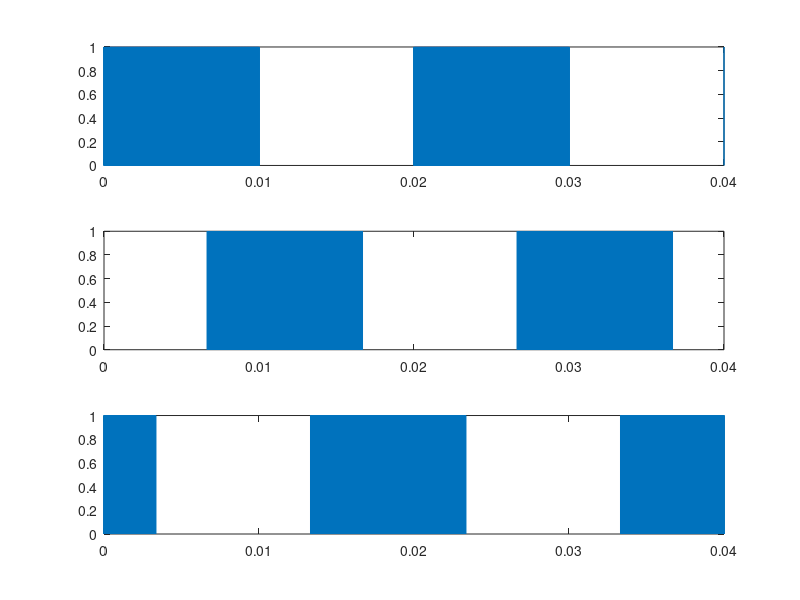
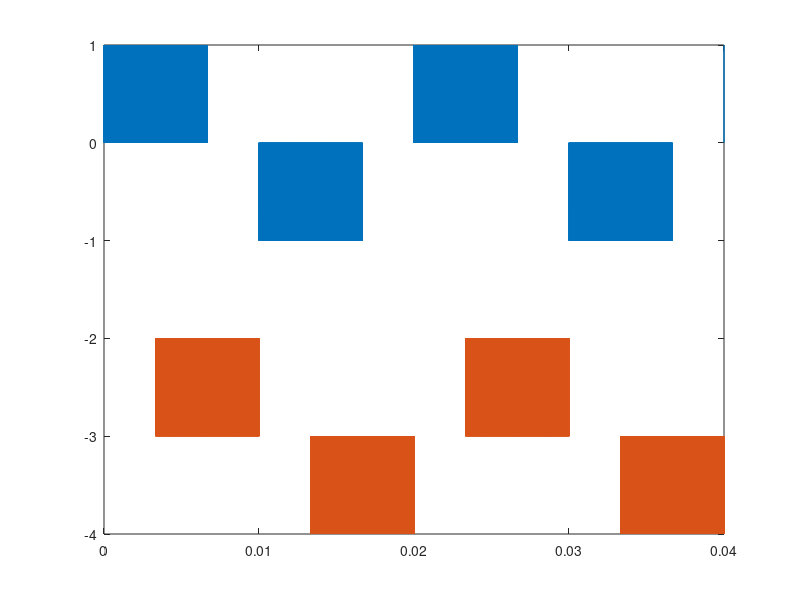
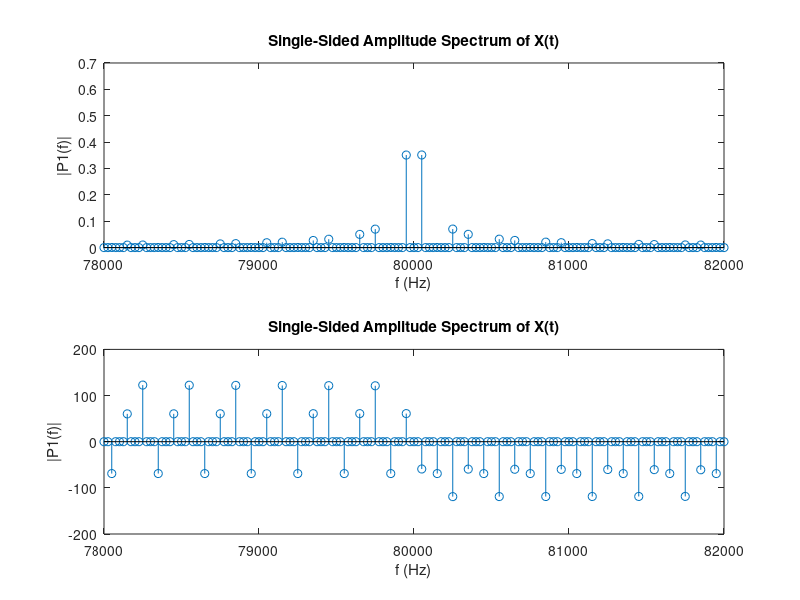
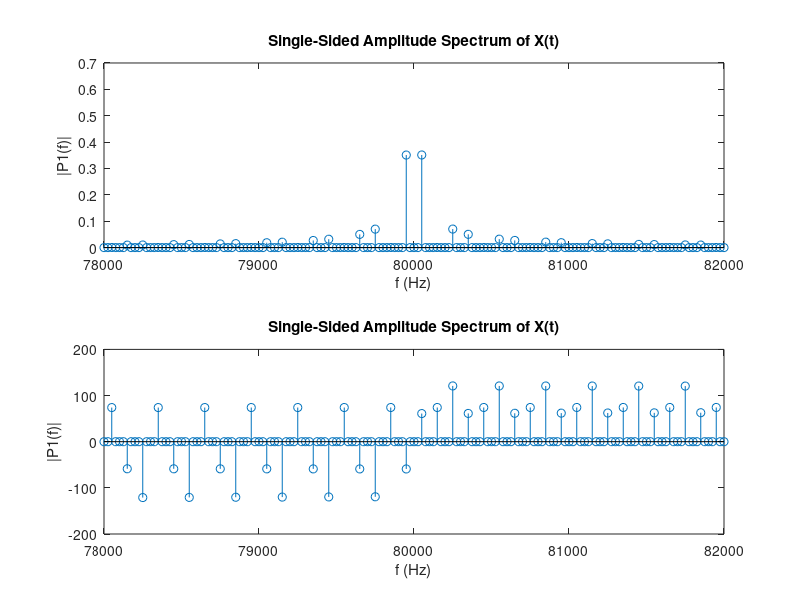

Source code (MATLAB) for these figures, in order:
% Time array
D = 0.5;
Vref=2*D-1;
fout = 50; % Hz
fsw = 80e3; % Hz
Tstep = (1/fsw)/200; % s
Ts = Tstep; % s
Tfinal =2/fout ; % s
time_array = 0:Tstep:Tfinal-Tstep;
NumberofSteps = numel(time_array);
%Generate switching signals
Vtriang = zeros(1, NumberofSteps);
for k = 1:Tfinal*fsw
   Triang_temp = triang(1/(Ts*fsw));
   Vtriang((length(Triang_temp)*(k-1)+1:k/(Tstep*fsw))) = (Triang_temp*2)-1;
end

carrierPhA=0;
carrierPhB=0;
carrierPhC=0;

carA= round(carrierPhA/(fsw*Ts)/360);
if carA==0
    carA=1;
end
carB= round(carrierPhB/(fsw*Ts)/360);
if carB==0
    carB=1;
end
carC= round(carrierPhC/(fsw*Ts)/360);
if carC==0
    carC=1;
end

VcarrierA = [ Vtriang(carA:end), zeros(1,carA-1)];
VcarrierB = [ Vtriang(carB:end), zeros(1,carB-1)];
VcarrierC = [ Vtriang(carC:end), zeros(1,carC-1)];

%% 
VencoderA=zeros([1,NumberofSteps]);
VencoderB=zeros([1,NumberofSteps]);
VencoderC=zeros([1,NumberofSteps]);

for i=1:NumberofSteps
   k=mod(i,1/fout/Ts);
   if k <(1/fout/Ts/2)
       VencoderA(i)=1;
   end
   
   k=mod(i+2/fout/Ts/3,1/fout/Ts);
   if k <(1/fout/Ts/2)
       VencoderB(i)=1;
   end
   
   k=mod(i+4/fout/Ts/3,1/fout/Ts);
   if k <(1/fout/Ts/2)
       VencoderC(i)=1;
   end
   
   
end

% 
% plot(time_array,VencoderA,'LineWidth',1)
% hold on;
% plot(time_array,VencoderB-1.5,'LineWidth',1)
% hold on;
% plot(time_array,VencoderC-3,'LineWidth',1)
% hold on;


%%
SA=zeros([1,NumberofSteps]);
SB=zeros([1,NumberofSteps]);
SC=zeros([1,NumberofSteps]);


for i=1:NumberofSteps
  if VencoderA(i)>0 && Vref>VcarrierA(i)
     SA(i)=1;
  end
  
   if VencoderB(i)>0 && Vref>VcarrierB(i)
     SB(i)=1;
   end
  
    if VencoderC(i)>0 && Vref>VcarrierC(i)
     SC(i)=1;
  end
end
%%
% plot(time_array,SA,'LineWidth',1)
% hold on;
% plot(time_array,SB-1.5,'LineWidth',1)
% hold on;
% plot(time_array,SC-3,'LineWidth',1)


%%
VAB=SA-SB;
VCA=SC-SA;
VAC=SA-SC;
figure();
subplot(3,1,1)
plot(time_array,SA,'LineWidth',1)
subplot(3,1,2)
plot(time_array,SB,'LineWidth',1);
subplot(3,1,3)
plot(time_array,SC,'LineWidth',1)
%%
figure();
plot(time_array,VAB,'LineWidth',1)

%%
hold on;
plot(time_array,VAC-3,'LineWidth',1)
%%
Fs=1/Ts;
T=Ts;
L=NumberofSteps;
Y = fft(VAB);
P2 = abs(Y/L);
P1 = P2(1:L/2+1);
P1(2:end-1) = 2*P1(2:end-1);
f = Fs*(0:(L/2))/L;
figure;
subplot(2,1,1)
stem(f,abs(P1)) 
title('Single-Sided Amplitude Spectrum of X(t)')
xlabel('f (Hz)')
ylabel('|P1(f)|')
xlim([78e3,82e3])

Fs=1/Ts;
T=Ts;
L=NumberofSteps;
Y = fft(VAB);
P2 = Y/L;
P1 = P2(1:L/2+1);
P1(2:end-1) = 2*P1(2:end-1);
f = Fs*(0:(L/2))/L;

subplot(2,1,2)
stem(f,angle(P1)*180/pi) 
title('Single-Sided Amplitude Spectrum of X(t)')
xlabel('f (Hz)')
ylabel('|P1(f)|')
xlim([78e3,82e3])
%%
Fs=1/Ts;
T=Ts;
L=NumberofSteps;
Y = fft(VCA);
P2 = abs(Y/L);
P1 = P2(1:L/2+1);
P1(2:end-1) = 2*P1(2:end-1);
f = Fs*(0:(L/2))/L;
figure;
subplot(2,1,1)
stem(f,abs(P1)) 
title('Single-Sided Amplitude Spectrum of X(t)')
xlabel('f (Hz)')
ylabel('|P1(f)|')
xlim([78e3,82e3])


Fs=1/Ts;
T=Ts;
L=NumberofSteps;
Y = fft(VCA);
P2 = Y/L;
P1 = P2(1:L/2+1);
P1(2:end-1) = 2*P1(2:end-1);
f = Fs*(0:(L/2))/L;

subplot(2,1,2)
stem(f,angle(P1)*180/pi) 
title('Single-Sided Amplitude Spectrum of X(t)')
xlabel('f (Hz)')
ylabel('|P1(f)|')
xlim([78e3,82e3])

